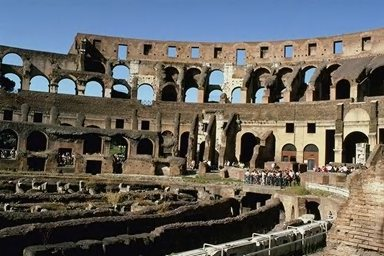
%> input picture files/Color_Images/203.jpg, 384 x 256 px; its folder holds only this picture in this run
$ octave q2cff.m   (GNU Octave 9; MATLAB toolbox functions it lacks are replaced by stand-ins)
%> lines starting %> are read from the running program, lines starting %| are printed output that depends on the picture
close all;
clear all;
clc;
%% First SET
srcfile = dir('/Users/harshdeep/Documents/MATLAB/Color_Images/*.jpg');
for k=1:4
RIMG= imread(srcfile(k).name);
%> RIMG is the input picture: size 256x384x3 uint8; mean R, G, B 100, 98.1, 94.2
if k==1
e=1;
end
if k>1
e=e+1;
end

subplot(4,5,e)
imshow(RIMG);

redPlane = RIMG(:, :, 1);
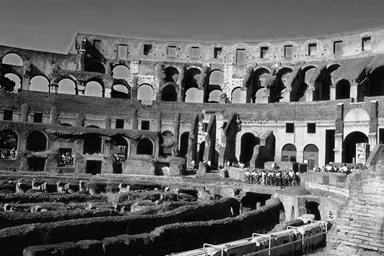
%> redPlane: size 256x384 uint8; min 0, max 255, mean 100
RHr=imhist(redPlane,96);
%> RHr = 96 values, max 3966 at index 4, min 32 at index 95, mean 1024


greenPlane = RIMG(:, :, 2);
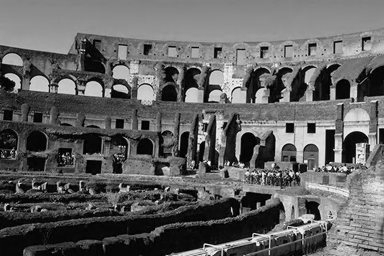
%> greenPlane: size 256x384 uint8; min 0, max 255, mean 98.1
RHg=imhist(greenPlane,96);
%> RHg = 96 values, max 5005 at index 4, min 1 at index 95, mean 1024


bluePlane = RIMG(:, :, 3);
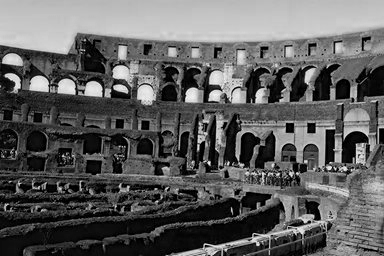
%> bluePlane: size 256x384 uint8; min 0, max 254, mean 94.2
RHb=imhist(bluePlane,96);
%> RHb = 96 values, max 4669 at index 1, min 0 at index 95, mean 1024


srcfile = dir('/Users/harshdeep/Documents/MATLAB/Color_Images/*.jpg');
for a=1
for i = 1:700
     TIMG= imread(srcfile(i).name);

     TredPlane = TIMG(:, :, 1);
     THr=imhist(TredPlane,96);
%> THr has the same summary as RHr


     TgreenPlane = TIMG(:, :, 2);
     THg=imhist(TgreenPlane,96);
%> THg has the same summary as RHg


     TbluePlane = TIMG(:, :, 3);
     THb=imhist(TbluePlane,96);
%> THb has the same summary as RHb

     %HISTOGRAM INTERSECTION FORMULA

     d1= sum(min(RHr,THr))+sum(min(RHg,THg))+sum(min(RHb,THb));
%> d1 = 294912
     d=d1/(96.^3);
%> d = 0.333
%> (the run ends here)

$ run again, on files/Color_Images/207.jpg
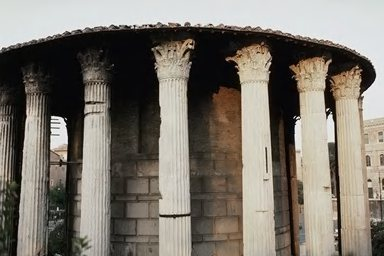
%> input picture files/Color_Images/207.jpg, 384 x 256 px
%> RIMG is the input picture: size 256x384x3 uint8; mean R, G, B 123.4, 117.3, 108.1
%> RHr = 96 values, max 7958 at index 4, min 12 at index 94, mean 1024
%> `greenPlane = RIMG(:, :, 2);`:
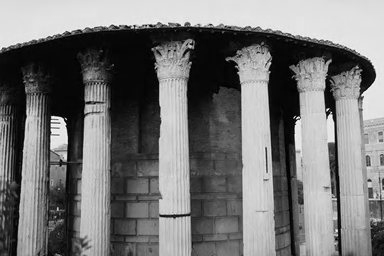
%> greenPlane: size 256x384 uint8; min 0, max 255, mean 117.3
%> RHg = 96 values, max 8704 at index 4, min 4 at index 96, mean 1024
%> `bluePlane = RIMG(:, :, 3);`:
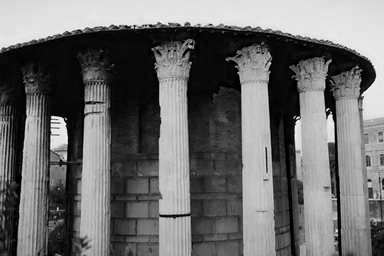
%> bluePlane: size 256x384 uint8; min 0, max 255, mean 108.1
%> RHb = 96 values, max 7802 at index 4, min 3 at index 96, mean 1024
%> THr has the same summary as RHr
%> THg has the same summary as RHg
%> THb has the same summary as RHb
%> d1 = 294912
%> d = 0.333
